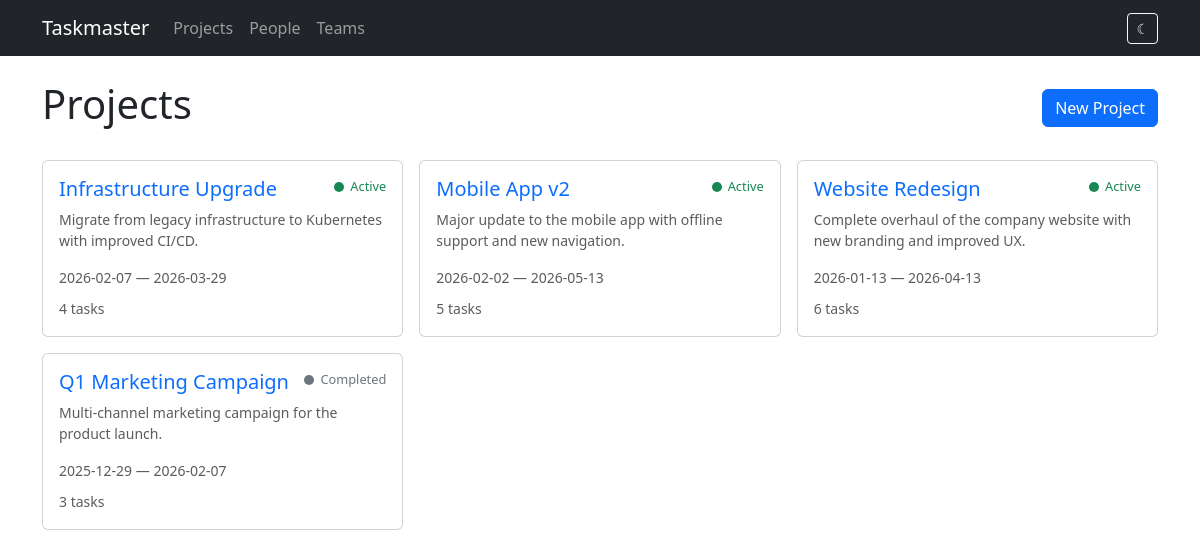
Before: /projects with the older database file.
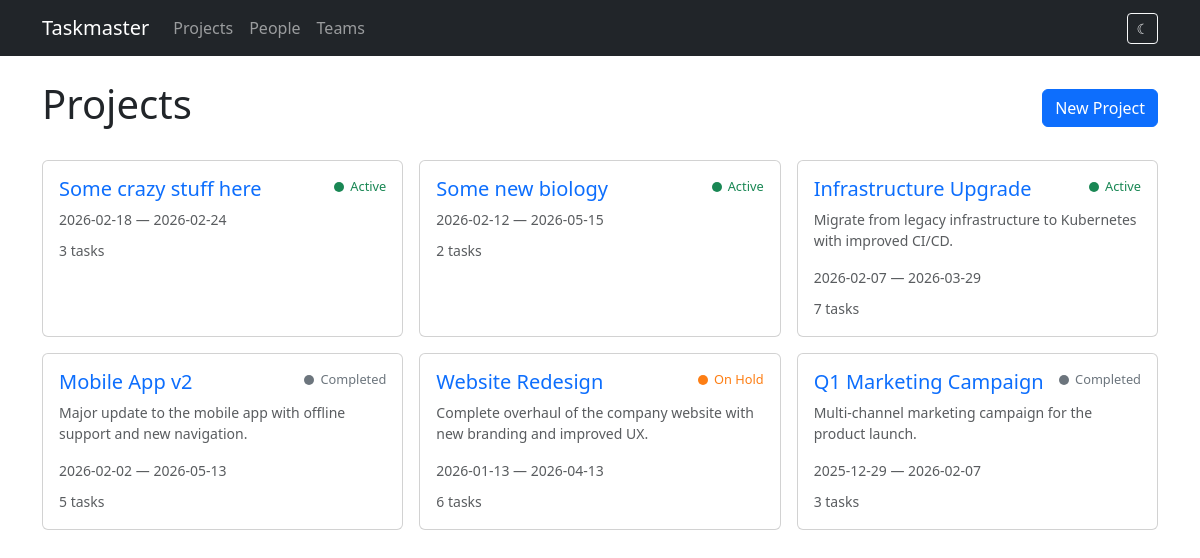
After: the same page with the newer database file.
### models.py (models this page shows)
class Project(db.Model):
    id = db.Column(db.Integer, primary_key=True)
    name = db.Column(db.String(200), nullable=False)
    description = db.Column(db.Text)
    start_date = db.Column(db.Date)
    end_date = db.Column(db.Date)
    status = db.Column(db.String(20), default='active')  # active, completed, on_hold
    tasks = db.relationship('Task', backref='project', lazy=True, cascade='all, delete-orphan')

### routes/projects.py (the view)
@bp.route('/projects')
def list_projects():
    projects = Project.query.order_by(Project.start_date.desc()).all()
    return render_template('projects/list.html', projects=projects)

### templates/projects/list.html (shortened to what this page needs)
{% extends "base.html" %}
{% block content %}
<div class="d-flex justify-content-between align-items-center mb-4">
    <h1>Projects</h1>
    <a href="{{ url_for('projects.new_project') }}" class="btn btn-primary">New Project</a>
</div>
{% if projects %}
<div class="row g-3">
    {% for project in projects %}
    <div class="col-md-6 col-lg-4">
        <div class="card card-hover h-100">
            <div class="card-body">
                <div class="d-flex justify-content-between align-items-start mb-2">
                    <h5 class="card-title mb-0">
                        <a href="{{ url_for('projects.detail', id=project.id) }}" class="text-decoration-none">
                            {{ project.name }}
                        </a>
                    </h5>
                    <span class="project-status status-{{ project.status }}">
                        <span class="status-dot"></span>{{ project.status | replace('_', ' ') | title }}
                    </span>
                </div>
                {% if project.description %}
                <p class="card-text text-muted small">{{ project.description[:120] }}{% if project.description|length > 120 %}...{% endif %}</p>
                {% endif %}
                <div class="small text-muted">
                    {% if project.start_date %}{{ project.start_date }}{% endif %}
                    {% if project.start_date and project.end_date %} &mdash; {% endif %}
                    {% if project.end_date %}{{ project.end_date }}{% endif %}
                </div>
                <div class="mt-2">
                    <span class="text-muted small">{{ project.tasks|length }} tasks</span>
                </div>
            </div>
        </div>
    </div>
    {% endfor %}
</div>
{% else %}
<div class="text-center py-5">
    <p class="text-muted">No projects yet.</p>
    <a href="{{ url_for('projects.new_project') }}" class="btn btn-primary">Create your first project</a>
</div>
{% endif %}
{% endblock %}

Changed rows visible on the page:
added Project: name "Some crazy stuff here", status "Active", start_date "2026-02-18", end_date "2026-02-24", tasks|length "3"
added Project: name "Some new biology", status "Active", start_date "2026-02-12", end_date "2026-05-15", tasks|length "2"
computed for Project "Infrastructure Upgrade": tasks|length "4" → "7"
changed Project "Mobile App v2": status "Active" → "Completed"
changed Project "Website Redesign": status "Active" → "On Hold"
